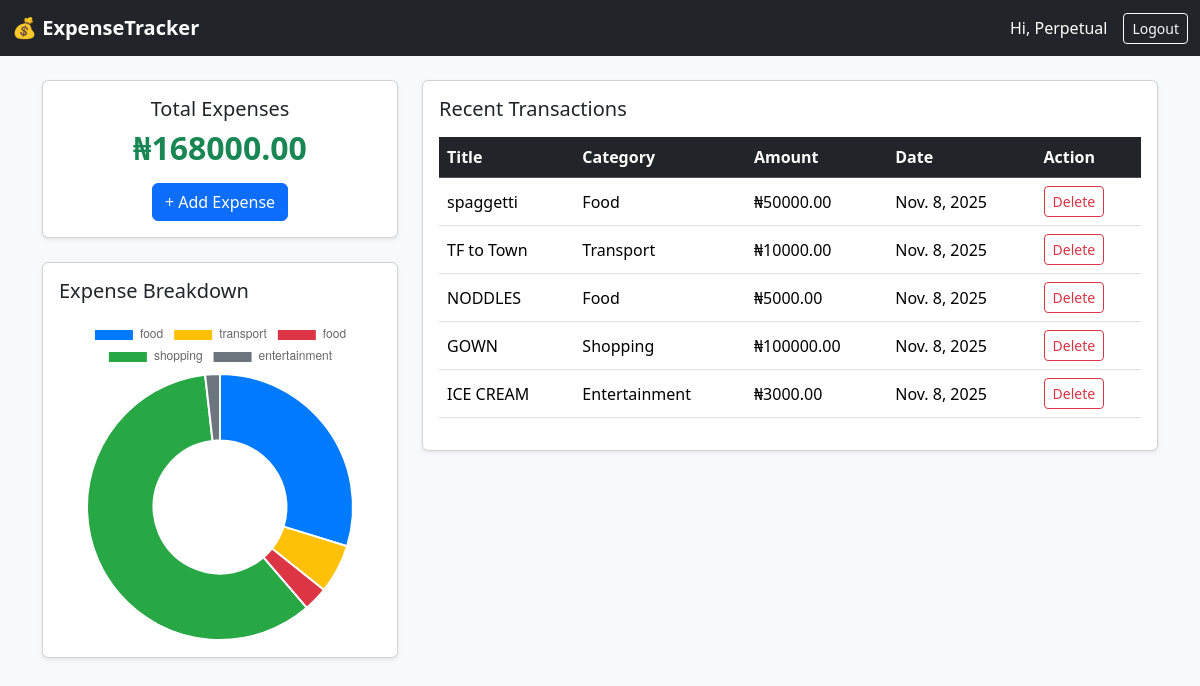
The app's page / (signed in) with its own data.
### expenses/models.py (models this page shows, shortened)
class Expense(models.Model):
    CATEGORY_CHOICES = [
        ('food', 'Food'),
        ('transport', 'Transport'),
        ('entertainment', 'Entertainment'),
        ('shopping', 'Shopping'),
        ('others', 'Others'),
    ]
    user = models.ForeignKey(User, on_delete=models.CASCADE)
    title = models.CharField(max_length=100)
    amount = models.DecimalField(max_digits=10, decimal_places=2)
    category = models.CharField(max_length=20, choices=CATEGORY_CHOICES)
    date = models.DateField(auto_now_add=True)

### expenses/views.py (the view)
# urls.py: 2. Add a URL to urlpatterns:  path('', views.home, name='home')
@login_required
def home(request):
    expenses = Expense.objects.filter(user=request.user)
    total = sum(exp.amount for exp in expenses)
    return render(request, 'expenses/home.html', {'expenses': expenses, 'total': total})

### expenses/templates/expenses/home.html
{% extends 'base.html' %}
{% block content %}
<div class="row">
  <div class="col-md-4">
    <div class="card shadow-sm text-center">
      <div class="card-body">
        <h5 class="card-title">Total Expenses</h5>
        <h2 class="text-success fw-bold">₦{{ total }}</h2>
        <a href="{% url 'add_expense' %}" class="btn btn-primary mt-2">+ Add Expense</a>
      </div>
    </div>
    <div class="card mt-4 shadow-sm">
      <div class="card-body">
        <h5 class="card-title mb-3">Expense Breakdown</h5>
        <canvas id="categoryChart"></canvas>
      </div>
    </div>
  </div>
  <div class="col-md-8">
    <div class="card shadow-sm">
      <div class="card-body">
        <h5 class="card-title mb-3">Recent Transactions</h5>
        <table class="table table-hover align-middle">
          <thead class="table-dark">
            <tr>
              <th>Title</th>
              <th>Category</th>
              <th>Amount</th>
              <th>Date</th>
              <th>Action</th>
            </tr>
          </thead>
          <tbody>
            {% for expense in expenses %}
              <tr>
                <td>{{ expense.title }}</td>
                <td>{{ expense.category|title }}</td>
                <td>₦{{ expense.amount }}</td>
                <td>{{ expense.date }}</td>
                <td>
                  <a href="{% url 'delete_expense' expense.id %}" class="btn btn-sm btn-outline-danger">Delete</a>
                </td>
              </tr>
            {% empty %}
              <tr><td colspan="5" class="text-center">No expenses yet.</td></tr>
            {% endfor %}
          </tbody>
        </table>
      </div>
    </div>
  </div>
</div>
<script>
  const ctx = document.getElementById('categoryChart');
  const chartData = {
    labels: [{% for expense in expenses %}'{{ expense.category }}',{% endfor %}],
    datasets: [{
      label: 'Expenses by Category',
      data: [{% for expense in expenses %}{{ expense.amount }},{% endfor %}],
      backgroundColor: ['#007bff','#ffc107','#dc3545','#28a745','#6c757d'],
    }]
  };
  new Chart(ctx, {
    type: 'doughnut',
    data: chartData,
  });
</script>
{% endblock %}

### expenses/templates/base.html (shortened to what this page needs)
<!DOCTYPE html>
<html lang="en">
<head>
    <link href="https://cdn.jsdelivr.net/npm/bootstrap@5.3.3/dist/css/bootstrap.min.css" rel="stylesheet">
</head>
<body class="bg-light">
<nav class="navbar navbar-expand-lg navbar-dark bg-dark">
  <div class="container-fluid">
    <a class="navbar-brand fw-bold" href="{% url 'home' %}">💰 ExpenseTracker</a>
    <div class="d-flex align-items-center">
      {% if user.is_authenticated %}
        <span class="text-white me-3">Hi, {{ user.username }}</span>
        <form method="post" action="{% url 'logout' %}" class="d-inline">
          <button type="submit" class="btn btn-outline-light btn-sm">Logout</button>
        </form>
      {% else %}
        <a href="{% url 'login' %}" class="btn btn-outline-light btn-sm me-2">Login</a>
        <a href="{% url 'register' %}" class="btn btn-outline-light btn-sm">Register</a>
      {% endif %}
    </div>
  </div>
</nav>
<div class="container py-4">
  {% block content %}{% endblock %}
</div>
</body>
</html>

### records on screen
Expense: title "spaggetti", category "Food", amount "50000.00", date "Nov. 8, 2025"
Expense: title "TF to Town", category "Transport", amount "10000.00", date "Nov. 8, 2025"
Expense: title "NODDLES", category "Food", amount "5000.00", date "Nov. 8, 2025"
Expense: title "GOWN", category "Shopping", amount "100000.00", date "Nov. 8, 2025"
Expense: title "ICE CREAM", category "Entertainment", amount "3000.00", date "Nov. 8, 2025"

### other values on screen
{{ user.username }} "Perpetual"
{{ total }} "168000.00"
chart data {{ expense.category }} food, transport, food, shopping, entertainment
chart data {{ expense.amount }} 50000.00, 10000.00, 5000.00, 100000.00, 3000.00
